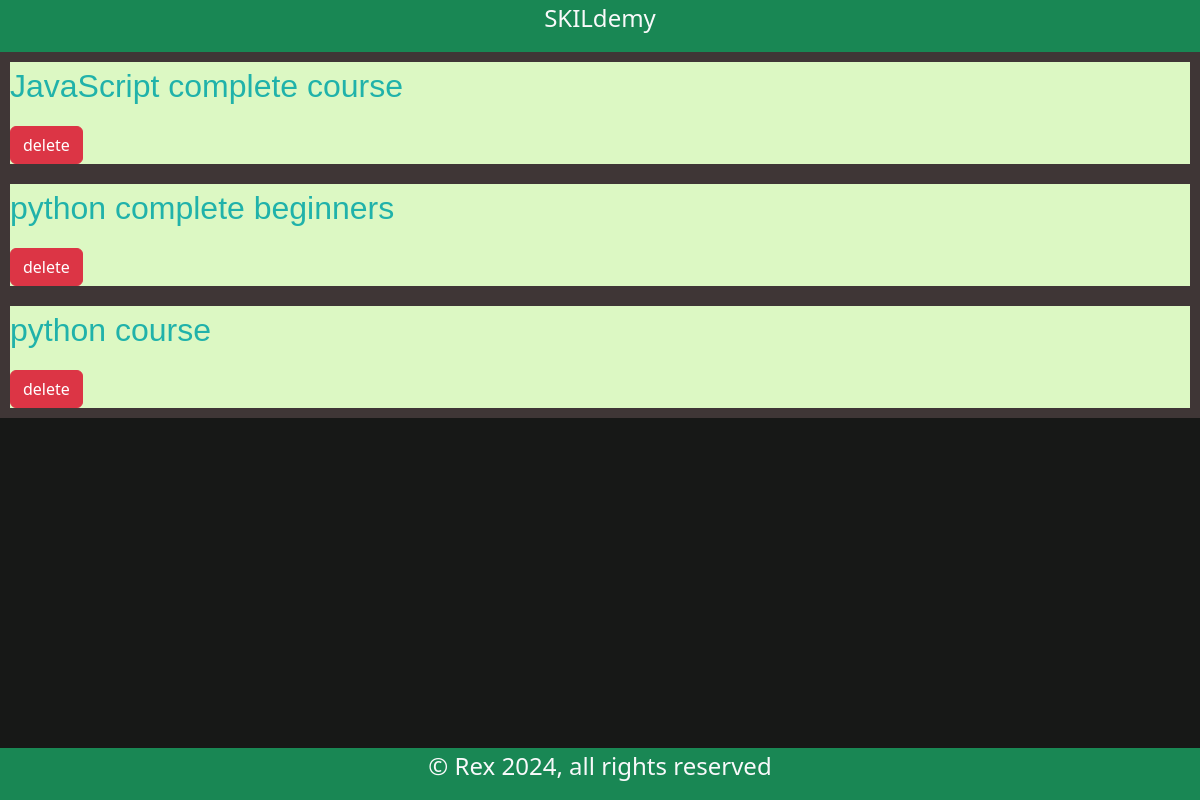
Page /cs_avail on the committed database.
### learning_platform/models/models.py (models this page shows, shortened)
class Course(db.Model):
    __tablename__ = "course"
    id = db.Column(db.String(36), primary_key=True, default= lambda: str(uuid.uuid4()))
    name = db.Column(db.String(80), nullable=False)
    description = db.Column(db.String(250), nullable=False)
    price = db.Column(db.Numeric(10, 2), nullable=False)
    rate = db.Column(db.Numeric(10, 2), nullable=False, default=1.00)
    enrolled_at = db.Column(db.DateTime(timezone=True), default=func.now())
    updated_at = db.Column(db.DateTime(timezone=True), default=func.now())
    subjects = db.relationship(
        'Subject', secondary=course_subjects, backref=db.backref('courses', lazy=True))
    topics = db.relationship('Topic', secondary=course_topics,
                             lazy='subquery', backref=db.backref('courses', lazy=True))

### learning_platform/views/admin.py (the view)
@admin_bp.route('/cs_avail', methods=['GET', 'POST'])
def cs_avail():
    cst = Course.query.all()
    return render_template('content_management/delete_course.html', cst=cst)

### learning_platform/templates/content_management/delete_course.html (shortened to what this page needs)
<!DOCTYPE html>
<html lang="en">
<head>
    {% extends "base.html" %}
    {% block main %}
    {% for _item in cst|sort(attribute='name') %}
    <div style="
    background-color: rgb(220, 248, 195);
    margin-bottom: 25; border: 10px solid rgb(63, 54, 54);">
<p class="fs-2 text-start" style="color: lightseagreen;
    font-family: 'Lucida Sans', 'Lucida Sans Regular',
    'Lucida Grande', 'Lucida Sans Unicode', Geneva,
    Verdana, sans-serif;">
    {{ _item.name }}
</p>
            <a class="btn btn-danger" href="{{ url_for('admin.del_course', c_id=_item.id)}}">
                delete
            </a>
        </div>
    {% endfor %}
    {% endblock %}

### learning_platform/static/css/style.css (style rules this page uses)
body { background-color: rgb(23, 24, 23); }

### rows in the picture
Course: name "JavaScript complete course"
Course: name "python complete beginners"
Course: name "python course"
